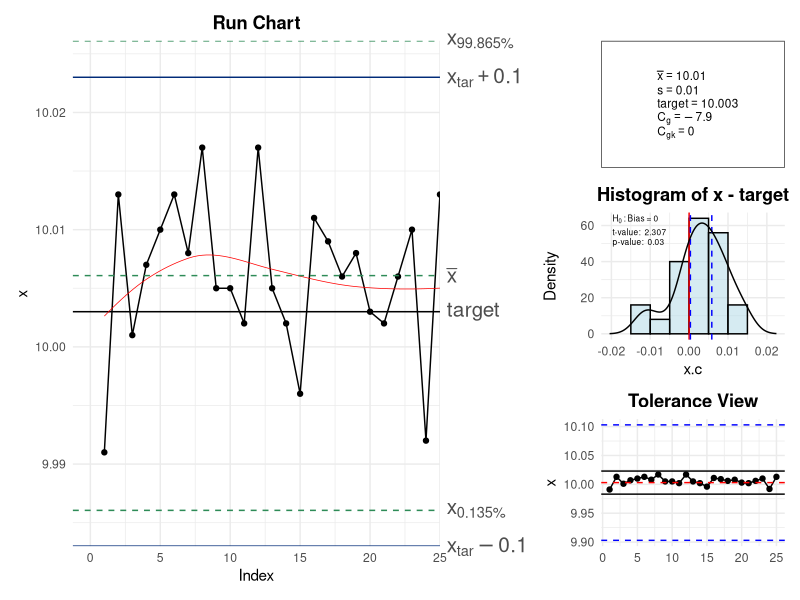

Write R code to recreate this figure.
library(ggplot2)
library(patchwork)
library(gridExtra)


cg_RunChart <- function (x, target, tolerance, ref.interval, facCg, facCgk,
                         n = 0.2, col = "black", pch = 19,
                         xlim = NULL, ylim = NULL, main = "Run Chart",
                         conf.level = 0.95, cgOut = TRUE)
{
  if (missing(x)) {
    stop("x must be given as a vector")
  }

  if (missing(target)) {
    target <- mean(x)
    targetmissing <- FALSE
  } else {
    targetmissing <- TRUE
  }

  if (missing(ref.interval)) {
    ref.interval <- qnorm(0.99865) - qnorm(0.00135)
  }

  sd <- sd(x)
  mean <- mean(x)
  ref.ar <- qnorm(ref.interval, mean, sd) - qnorm(1 - ref.interval, mean, sd)

  if (missing(facCg)) {
    facCg <- 0.2
  }

  if (missing(facCgk)) {
    facCgk <- 0.1
  }

  if (missing(tolerance)) {
    width <- ref.ar/facCg
    tolerance <- numeric(2)
    tolerance[1] <- mean - width/2
    tolerance[2] <- mean + width/2
  }

  quant1 <- qnorm((1 - ref.interval)/2, mean, sd)
  quant2 <- qnorm(ref.interval + (1 - ref.interval)/2, mean, sd)

  if (length(tolerance) != 2) {
    stop("tolerance has wrong length")
  }

  if (missing(xlim)) {
    xlim <- c(0, length(x))
  }

  if (missing(ylim)) {
    ylim <- c(min(x, target - n/2 * (abs(diff(tolerance))), quant1, quant2),
              max(x, target + n/2 * (abs(diff(tolerance))), quant1, quant2))
  }

  if (missing(main)) {
    main <- "Run Chart"
  }

  Cg <- (facCg * tolerance[2]-tolerance[1])/ref.interval
  Cgk <- (facCgk * abs(target-mean(x))/(ref.interval/2))

  # Create a data frame for plotting
  df <- data.frame(x = x, y = x)

  # Add target line
  df$y_target <- target

  # Calculate the upper and lower control limits
  df$y_lower <- quant1
  df$y_upper <- quant2
  # Calculate the tolerance limits
  df$y_tolerance_lower <- tolerance[1]
  df$y_tolerance_upper <- tolerance[2]

  # Calculate the mean
  df$y_mean <- mean

  # Calculate the Cg and Cgk values
  df$Cg <- Cg
  df$Cgk <- Cgk

  # Create the ggplot
  # 1. Principal plot and target line
  p <- ggplot(df, aes(x = seq_along(x), y = x)) +
    geom_point(color = col, shape = pch) +
    geom_line(color = col, linetype = "solid") +
    scale_x_continuous(limits = c(xlim[1] - 0.05 * xlim[2], xlim[2]), expand = c(0, 0)) +
    labs(title = main, x = "Index", y = "x") +
    theme_minimal() + theme(plot.title = element_text(hjust = 0.5,face = "bold"))+
    geom_hline(aes(yintercept = target)) # Linea target

  # 2. Red Plot (Lowess)
  p <- p + geom_smooth(method = "loess", color = "red", se = FALSE, span = 1.25, size = 0.25,)

  # 3. Green lines
  p <- p + geom_hline(aes(yintercept = mean), linetype = "dashed", color = "seagreen")+  #center line
    geom_hline(aes(yintercept = quant1), linetype = "dashed", color = "seagreen") + # Bottom line
    geom_hline(aes(yintercept = quant2), linetype = "dashed", color = "seagreen")   # Top line
  # 4. Xtar +- 0.1
  p <- p + geom_hline(yintercept = c(target + n/2 * (abs(diff(tolerance))), target - n/2 * (abs(diff(tolerance)))), color = "#012B78", linetype = "solid") # Agregar líneas
  #Label
  p <- p + scale_y_continuous(limits = ylim, expand = c(0, 0),sec.axis =
                                sec_axis(~ .,breaks = c(target,mean,quant1,quant2,target + n/2 * (abs(diff(tolerance))),
                                                        target - n/2 * (abs(diff(tolerance)))),
                                         labels=c("target",
                                                  expression(bar(x)),
                                                  substitute(x[a * b], list(a = round(((1 - ref.interval)/2) * 100, 3), b = "%")),
                                                  substitute(x[a * b], list(a = round(((ref.interval + (1 - ref.interval)/2)) * 100,3), b = "%")),
                                                  substitute(x[tar] + a, list(a = round(n/2, 4))),
                                                  substitute(x[tar] - a, list(a = round(n/2, 4)))))) +
    theme(axis.text.y.right = element_text(size = 15))

  # Label  Cg and Cgk
  if (cgOut == TRUE) {
    caja <- ggplot(data = data.frame(x = 0, y = 0), aes(x, y)) +
      theme_bw() +
      theme(
        axis.text = element_blank(),
        axis.ticks = element_blank(),
        axis.title = element_blank(),
        panel.grid.major = element_blank(),
        panel.grid.minor = element_blank(),
        panel.background = element_rect(fill = "transparent", color = NA),
        plot.background = element_rect(fill = "transparent", color = NA),
        panel.border = element_blank()
      ) +
      xlim(c(0.25,0.26)) + ylim(c(0.24, 0.31))

    caja <- caja +
      annotate('text', x = 0.25, y = 0.30,
               label = paste("Cg: ", round(Cg,digits = 6)),
               parse = TRUE, size = 3, hjust = 0) +
      annotate('text', x = 0.25, y = 0.25,
               label = paste("Cgk:", round(Cgk,digits = 6)),
               parse = TRUE, size = 3, hjust = 0)

    p <- p + inset_element(caja, left = 0.7, right = 1, top = 1, bottom = 0.75)
    suppressMessages(show(p))
  }
  else{
    suppressMessages(show(p))
  }
  invisible(list(Cg, Cgk))
}


cg_HistChart <- function (x, target, tolerance, ref.interval, facCg, facCgk,
                          n = 0.2, col, xlim, ylim, main, conf.level = 0.95, cgOut = TRUE)
{
  if (missing(x))
    stop("x must be given as a vector")
  if (missing(target)) {
    target = mean(x)
    targetmissing = FALSE
  }
  else targetmissing = TRUE
  if (missing(ref.interval))
    ref.interval = pnorm(3) - pnorm(-3)
  sd = sd(x)
  mean = mean(x)
  ref.ar = qnorm(ref.interval, mean, sd) - qnorm(1 - ref.interval,
                                                 mean, sd)
  if (missing(facCg))
    facCg = 0.2
  if (missing(facCgk))
    facCgk = 0.1
  if (missing(tolerance))
    warning("Missing tolerance! The specification limits are choosen to get Cg = 1")
  if (missing(tolerance)) {
    width = ref.ar/facCg
    tolerance = numeric(2)
    tolerance[1] = mean(x) - width/2
    tolerance[2] = mean(x) + width/2
  }
  quant1 = qnorm((1 - ref.interval)/2, mean, sd)
  quant2 = qnorm(ref.interval + (1 - ref.interval)/2, mean,
                 sd)
  if (length(tolerance) != 2)
    stop("tolerance has wrong length")
  if (missing(col))
    col = "lightblue"
  if (missing(xlim))
    xlim = c(0, length(x))
  if (missing(ylim))
    ylim = c(min(x, target - n/2 * (abs(diff(tolerance))),
                 quant1, quant2), max(x, target + n/2 * (abs(diff(tolerance))),
                                      quant1, quant2))
  if (missing(main))
    main = paste("Histogram of", deparse(substitute(x)),
                 "- target")

  Cg <- (facCg * tolerance[2]-tolerance[1])/ref.interval
  Cgk <- (facCgk * abs(target-mean(x))/(ref.interval/2))

  # Calculos previos
  x.c <- x - target
  temp <- hist(x.c, plot = FALSE)
  # Obtenemos la información para el histograma
  df <- data.frame(
    mid = temp$mids,
    density = temp$density
  )
  width <- diff(df$mid)[1] # Ancho de cada barra
  # Histograma
  p <- ggplot(df, aes(x = mid, y = density)) +
    geom_bar(stat = "identity", width = width, fill = "lightblue", color = "black", alpha = 0.5) +
    labs(y = "Density", x = "x.c", title = main) +
    theme_minimal() + theme(plot.title = element_text(hjust = 0.5,face = "bold"))+
    guides(color = guide_legend(title.position = "top", title.hjust = 0.5))
  # Linea x=0
  p <- p + geom_vline(xintercept = 0, color = "red")
  # Intervalos de Confianza - Azules
  test = t.test(x.c, mu = 0, conf.level = conf.level)
  p <- p + geom_vline(aes(xintercept = test$conf.int[1], color = "Confidence interval"), linetype = "dashed", col = "blue") +
    geom_vline(aes(xintercept = test$conf.int[2], color = "Confidence interval"), linetype = "dashed", col = "blue") +
    theme(legend.position = "none")
  # Curva de densidad
  p <- p + geom_line(data = data.frame(x = density(x.c)$x, y = density(x.c)$y), aes(x = x, y = y), color = "black", linewidth = 0.5)

  # Hipotesis, P_val y t_val
  caja <- ggplot(data = data.frame(x = 0, y = 0), aes(x, y)) +
    theme_bw() +
    theme(
      axis.text = element_blank(),
      axis.ticks = element_blank(),
      axis.title = element_blank(),
      panel.grid.major = element_blank(),
      panel.grid.minor = element_blank(),
      panel.background = element_rect(fill = "transparent", color = NA),
      plot.background = element_rect(fill = "transparent", color = NA),
      panel.border = element_blank()
    ) +
    xlim(c(0.25,0.26)) + ylim(c(0.24, 0.36))

  caja <- caja +
    annotate('text', x = 0.25, y = 0.35,
             label = paste("H[0]==", "0"),
             parse = TRUE, size = 3, hjust = 0) +
    annotate('text', x = 0.25, y = 0.30,
             label = paste("t-value: ", round(test$statistic, digits = 3)),
             parse = TRUE, size = 3, hjust = 0) +
    annotate('text', x = 0.25, y = 0.25,
             label = paste("p-value: ", round(test$p.value, 3)),
             parse = TRUE, size = 3, hjust = 0)

  p <- p + inset_element(caja, left = 0, right = 0.35, top = 1, bottom = 0.65)

  # Añadir label del Cg y Cgk
  if (cgOut == TRUE) {
    caja <- ggplot(data = data.frame(x = 0, y = 0), aes(x, y)) +
      theme_bw() +
      theme(
        axis.text = element_blank(),
        axis.ticks = element_blank(),
        axis.title = element_blank(),
        panel.grid.major = element_blank(),
        panel.grid.minor = element_blank(),
        panel.background = element_rect(fill = "transparent", color = NA),
        plot.background = element_rect(fill = "transparent", color = NA),
        panel.border = element_blank()
      ) +
      xlim(c(0.25,0.26)) + ylim(c(0.24, 0.31))

    caja <- caja +
      annotate('text', x = 0.25, y = 0.30,
               label = paste("Cg: ", round(Cg,digits = 6)),
               parse = TRUE, size = 3, hjust = 0) +
      annotate('text', x = 0.25, y = 0.25,
               label = paste("Cgk:", round(Cgk,digits = 6)),
               parse = TRUE, size = 3, hjust = 0)

    p <- p + inset_element(caja, left = 0.7, right = 1, top = 1, bottom = 0.75)
    show(p)
  }
  else{
    caja <- ggplot(data = data.frame(x = 0, y = 0), aes(x, y)) +
      theme_bw() +
      theme(
        axis.text = element_blank(),
        axis.ticks = element_blank(),
        axis.title = element_blank(),
        panel.grid.major = element_blank(),
        panel.grid.minor = element_blank(),
        panel.background = element_rect(fill = "transparent", color = NA),
        plot.background = element_rect(fill = "transparent", color = NA),
        panel.border = element_blank()
      ) +
      xlim(c(0.25,0.26)) + ylim(c(0.24, 0.31))

    caja <- caja +
      annotate('text', x = 0.25, y = 0.30,
               label = "----- conf. int", size = 3, hjust = 0, colour = "blue")

    p <- p + inset_element(caja, left = 0.75, right = 1, top = 1, bottom = 0.75)
    show(p)
  }
  invisible(list(Cg, Cgk))
}

cg_ToleranceChart <- function (x, target, tolerance, ref.interval, facCg, facCgk,
                               n = 0.2, col, pch, xlim, ylim, main, conf.level = 0.95,
                               cgOut = TRUE)
{
  if (missing(x))
    stop("x must be given as a vector")
  if (missing(target)) {
    target = mean(x)
    targetmissing = FALSE
  }
  else targetmissing = TRUE
  if (missing(ref.interval))
    ref.interval = pnorm(3) - pnorm(-3)
  sd = sd(x)
  mean = mean(x)
  ref.ar = qnorm(ref.interval, mean, sd) - qnorm(1 - ref.interval,
                                                 mean, sd)
  if (missing(facCg))
    facCg = 0.2
  if (missing(facCgk))
    facCgk = 0.1
  if (missing(tolerance))
    warning("Missing tolerance! The specification limits are choosen to get Cg = 1")
  if (missing(tolerance)) {
    width = ref.ar/facCg
    tolerance = numeric(2)
    tolerance[1] = mean(x) - width/2
    tolerance[2] = mean(x) + width/2
  }
  quant1 = qnorm((1 - ref.interval)/2, mean, sd)
  quant2 = qnorm(ref.interval + (1 - ref.interval)/2, mean,
                 sd)
  if (length(tolerance) != 2)
    stop("tolerance has wrong length")
  if (missing(col))
    col = 1
  if (missing(pch))
    pch = 19
  if (missing(xlim))
    xlim = c(0, length(x))
  if (missing(ylim))
    ylim = c(min(x, target - n/2 * (abs(diff(tolerance))),
                 quant1, quant2), max(x, target + n/2 * (abs(diff(tolerance))),
                                      quant1, quant2))
  if (missing(main))
    main = "Tolerance View"
  Cg <- (facCg * tolerance[2]-tolerance[1])/ref.interval
  Cgk <- (facCgk * abs(target-mean(x))/(ref.interval/2))

  # Gráfica
  p <- ggplot(data.frame(x = 1:length(x), y = x), aes(x = x, y = y)) +
    geom_point(color = col, shape = pch) +
    geom_line(color = col, linetype = "solid")+
    geom_hline(aes(yintercept = target), linetype = "dashed", color = "red") +
    geom_hline(aes(yintercept = tolerance[1]), linetype = "dashed", color = "blue") +
    geom_hline(aes(yintercept = tolerance[2]), linetype = "dashed", color = "blue") +
    geom_hline(aes(yintercept = (target + n/2 * (tolerance[2] - tolerance[1]))), color = "black") +
    geom_hline(aes(yintercept = (target - n/2 * (tolerance[2] - tolerance[1]))), color = "black") +
    scale_color_manual(values = c("Data" = col)) +
    labs(x = "", y = "x", color = "Variable", title = main)+
    theme_bw()+theme(plot.title = element_text(hjust = 0.5,face = "bold"))+
    theme(legend.position = "none")

  if (cgOut == TRUE) {
    caja <- ggplot(data = data.frame(x = 0, y = 0), aes(x, y)) +
      theme_bw() +
      theme(
        axis.text = element_blank(),
        axis.ticks = element_blank(),
        axis.title = element_blank(),
        panel.grid.major = element_blank(),
        panel.grid.minor = element_blank(),
        panel.background = element_rect(fill = "transparent", color = NA),
        plot.background = element_rect(fill = "transparent", color = NA),
        panel.border = element_blank()
      ) +
      xlim(c(0.25,0.26)) + ylim(c(0.24, 0.31))

    caja <- caja +
      annotate('text', x = 0.25, y = 0.30,
               label = paste("Cg: ", round(Cg,digits = 6)),
               parse = TRUE, size = 3, hjust = 0) +
      annotate('text', x = 0.25, y = 0.25,
               label = paste("Cgk:", round(Cgk,digits = 6)),
               parse = TRUE, size = 3, hjust = 0)

    p <- p + inset_element(caja, left = 0.7, right = 1, top = 1, bottom = 0.75)
    show(p)
  }
  else{
    show(p)
  }
  invisible(list(Cg, Cgk))
}


cg <- function (x, target, tolerance, ref.interval, facCg, facCgk, n = 0.2,
                col, pch, xlim, ylim, conf.level = 0.95){
    old.par <- par(no.readonly = TRUE)
    if (missing(x))
      stop("x must be given as a vector")
    if (missing(target)) {
      target = mean(x)
      targetmissing = FALSE
    }
    else
      targetmissing = TRUE
    if (missing(ref.interval))
      ref.interval = pnorm(3) - pnorm(-3)
    sd = sd(x)
    mean = mean(x)
    ref.ar = qnorm(ref.interval, mean, sd) - qnorm(1 - ref.interval,
                                                   mean, sd)
    if (missing(facCg))
      facCg = 0.2
    if (missing(facCgk))
      facCgk = 0.1
    if (missing(tolerance))
      warning("Missing tolerance! The specification limits are choosen to get Cg = 1")
    if (missing(tolerance)) {
      width = ref.ar / facCg
      tolerance = numeric(2)
      tolerance[1] = mean(x) - width / 2
      tolerance[2] = mean(x) + width / 2
    }
    quant1 = qnorm((1 - ref.interval) / 2, mean, sd)
    quant2 = qnorm(ref.interval + (1 - ref.interval) / 2, mean,
                   sd)
    if (length(tolerance) != 2)
      stop("tolerance has wrong length")
    if (missing(col))
      col = 1
    if (missing(pch))
      pch = 19
    if (missing(xlim))
      xlim = c(0, length(x))
    if (missing(ylim))
      ylim = c(min(x, target - n / 2 * (abs(diff(
        tolerance
      ))),
      quant1, quant2),
      max(x, target + n / 2 * (abs(diff(
        tolerance
      ))),
      quant1, quant2))
    Cg <- (facCg * tolerance[2] - tolerance[1]) / ref.interval
    Cgk <- (facCgk * abs(target - mean(x)) / (ref.interval / 2))

    # Plots

    # RunChart
    df1 <- data.frame(x = x, y = x)
    df1$y_target <- target
    df1$y_lower <- quant1
    df1$y_upper <- quant2
    df1$y_tolerance_lower <- tolerance[1]
    df1$y_tolerance_upper <- tolerance[2]
    df1$y_mean <- mean
    df1$Cg <- Cg
    df1$Cgk <- Cgk
    p1 <- ggplot(df1, aes(x = seq_along(x), y = x)) +
      geom_point(color = col, shape = pch) +
      geom_line(color = col, linetype = "solid") +
      scale_x_continuous(limits = c(xlim[1] - 0.05 * xlim[2], xlim[2]),
                         expand = c(0, 0)) +
      labs(title = "Run Chart", x = "Index", y = "x") +
      theme_minimal() + theme(plot.title = element_text(hjust = 0.5, face = "bold")) +
      geom_hline(aes(yintercept = target)) +
      geom_smooth(
        method = "loess",
        color = "red",
        se = FALSE,
        span = 1.25,
        size = 0.25
      ) +
      geom_hline(aes(yintercept = mean),
                 linetype = "dashed",
                 color = "seagreen") +  #center line
      geom_hline(aes(yintercept = quant1),
                 linetype = "dashed",
                 color = "seagreen") + # Bottom line
      geom_hline(aes(yintercept = quant2),
                 linetype = "dashed",
                 color = "seagreen") +
      geom_hline(
        yintercept = c(target + n / 2 * (abs(diff(
          tolerance
        ))), target - n / 2 * (abs(diff(
          tolerance
        )))),
        color = "#012B78",
        linetype = "solid"
      ) +
      scale_y_continuous(
        limits = ylim,
        expand = c(0, 0),
        sec.axis =
          sec_axis(
            ~ .,
            breaks = c(
              target,
              mean,
              quant1,
              quant2,
              target + n / 2 * (abs(diff(tolerance))),
              target - n / 2 * (abs(diff(tolerance)))
            ),
            labels = c(
              "target",
              expression(bar(x)),
              substitute(x[a * b], list(a = round(((1 - ref.interval) / 2
              ) * 100, 3), b = "%")),
              substitute(x[a * b], list(a = round(((ref.interval + (1 - ref.interval) /
                                                      2)
              ) * 100,
              3), b = "%")),
              substitute(x[tar] + a, list(a = round(n / 2, 4))),
              substitute(x[tar] - a, list(a = round(n / 2, 4)))
            )
          )
      ) + theme(axis.text.y.right = element_text(size = 15))

    # HistChart
    x.c <- x - target
    temp <- hist(x.c, plot = FALSE)
    df3 <- data.frame(mid = temp$mids,
                      density = temp$density)
    width <- diff(df3$mid)[1] # Ancho de cada barra
    p3 <- ggplot(df3, aes(x = mid, y = density)) +
      geom_bar(
        stat = "identity",
        width = width,
        fill = "lightblue",
        color = "black",
        alpha = 0.5
      ) +
      labs(y = "Density", x = "x.c", title = paste("Histogram of",deparse(substitute(x)),"- target")) +
      theme_minimal() + theme(plot.title = element_text(hjust = 0.5, face = "bold")) +
      guides(color = guide_legend(title.position = "top", title.hjust = 0.5)) +
      geom_vline(xintercept = 0, color = "red")

    test = t.test(x.c, mu = 0, conf.level = conf.level)
    p3 <-
      p3 + geom_vline(
        aes(xintercept = test$conf.int[1], color = "Confidence interval"),
        linetype = "dashed",
        col = "blue"
      ) +
      geom_vline(
        aes(xintercept = test$conf.int[2], color = "Confidence interval"),
        linetype = "dashed",
        col = "blue"
      ) +
      theme(legend.position = "none") +
      geom_line(
        data = data.frame(x = density(x.c)$x, y = density(x.c)$y),
        aes(x = x, y = y),
        color = "black",
        linewidth = 0.5
      )

    p3 <-
      p3 + annotation_custom(grob = grid::textGrob(
        label = c(expression(paste(H[0], " : Bias = 0"))),
        x = unit(0.05, "npc") + unit(0.05, "cm"),
        y = unit(1, "npc") - unit(0.05, "cm"),
        just = c("left", "top"),
        gp = grid::gpar(fontsize = 6, fontface = "bold")
      )) +
      annotation_custom(grob = grid::textGrob(
        label = c(paste("t-value: ", round(test$statistic, 3))),
        x = unit(0.05, "npc") + unit(0.05, "cm"),
        y = unit(1, "npc") - unit(0.4, "cm"),
        just = c("left", "top"),
        gp = grid::gpar(fontsize = 6)
      )) +
      annotation_custom(grob = grid::textGrob(
        label = c(paste("p-value: ", round(test$p.value, 3))),
        x = unit(0.05, "npc") + unit(0.05, "cm"),
        y = unit(1, "npc") - unit(0.65, "cm"),
        just = c("left", "top"),
        gp = grid::gpar(fontsize = 6)
      ))

    # Tolerance View
    p4 <-
      ggplot(data.frame(x = 1:length(x), y = x), aes(x = x, y = y)) +
      geom_point(color = col, shape = pch) +
      geom_line(color = col, linetype = "solid") +
      geom_hline(aes(yintercept = target),
                 linetype = "dashed",
                 color = "red") +
      geom_hline(aes(yintercept = tolerance[1]),
                 linetype = "dashed",
                 color = "blue") +
      geom_hline(aes(yintercept = tolerance[2]),
                 linetype = "dashed",
                 color = "blue") +
      geom_hline(aes(yintercept = (target + n / 2 * (
        tolerance[2] - tolerance[1]
      ))), color = "black") +
      geom_hline(aes(yintercept = (target - n / 2 * (
        tolerance[2] - tolerance[1]
      ))), color = "black") +
      scale_color_manual(values = c("Data" = col)) +
      labs(
        x = "",
        y = "x",
        color = "Variable",
        title = "Tolerance View"
      ) +
      theme_minimal() + theme(plot.title = element_text(hjust = 0.5, face = "bold")) +
      theme(legend.position = "none")

    # Data Box
    p2 <- ggplot(data = data.frame(x = 0, y = 0), aes(x, y)) +
      theme_bw() +
      annotate(
        'text',
        x = 0.25,
        y = 0.40,
        label = paste("bar(x)==", round(mean, 2)),
        parse = TRUE,
        size = 3,
        hjust = 0
      ) +
      annotate(
        'text',
        x = 0.25,
        y = 0.35,
        label = paste("s==", round(sd, 2)),
        parse = TRUE,
        size = 3,
        hjust = 0
      ) +
      annotate(
        'text',
        x = 0.25,
        y = 0.3,
        label = paste("target==", round(target, 5)),
        parse = TRUE,
        size = 3,
        hjust = 0
      ) +
      annotate(
        'text',
        x = 0.25,
        y = 0.25,
        label = paste("C[g]==", round(Cg, 2)),
        parse = TRUE,
        size = 3,
        hjust = 0
      ) +
      annotate(
        'text',
        x = 0.25,
        y = 0.20,
        label = paste("C[gk]==", round(Cgk, 2)),
        parse = TRUE,
        size = 3,
        hjust = 0
      ) +
      theme(
        axis.text = element_blank(),
        axis.ticks = element_blank(),
        axis.title = element_blank(),
        panel.grid.major = element_blank(),
        panel.grid.minor = element_blank()
      ) +
      xlim(c(0.15, 0.5)) + ylim(c(0.1, 0.5))

    design <- "
  112
  113
  114
  "
    p <- p1 + p2 + p3 + p4 + plot_layout(design = design)

    suppressMessages(show(p))

    invisible(list(Cg, Cgk))
  }


x <- c(9.991, 10.013, 10.001, 10.007, 10.010, 10.013, 10.008, 10.017, 10.005, 10.005, 10.002,
      10.017, 10.005, 10.002, 9.996, 10.011, 10.009 , 10.006, 10.008, 10.003, 10.002, 10.006,
      10.010, 9.992, 10.013)

cg(x, target = 10.003, tolerance = c(9.903, 10.103))

